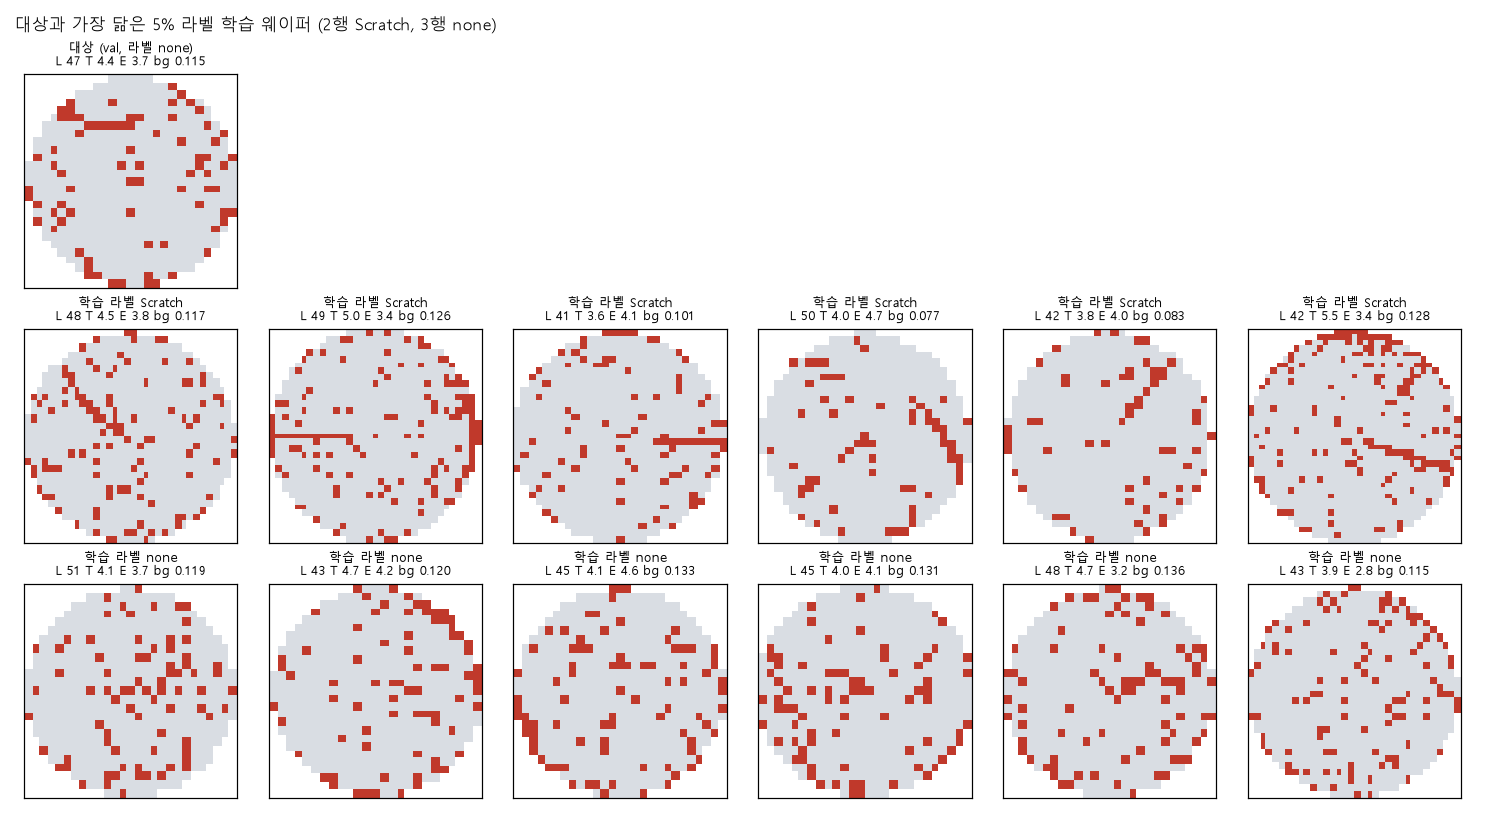

The script that saved this image:
"""seed 2 Frangi 오탐 예시 (val none, die 518, 불량 1021 px) 와 닮은 '라벨된 학습 웨이퍼 (5%)' 는 어떤 라벨인가.
모델이 실제로 본 5% 라벨 (split_seed 0) 의 Scratch·none 만 사용. test 안 씀.
특징 (96 격자): L 가장 큰 불량 덩어리 길이, T 굵기 (넓이/길이), E 길쭉함, bg 그 덩어리 밖 불량 비율.
사용: python runs/y9.2_step1/lookalike.py
"""
import os, sys
import numpy as np
HERE = os.path.dirname(os.path.abspath(__file__)); ROOT = os.path.dirname(os.path.dirname(HERE))
os.chdir(ROOT); sys.path.insert(0, ROOT)
from scipy import ndimage
from wafer.data import WM811K, CLASSES
import matplotlib
matplotlib.use("Agg")
import matplotlib.pyplot as plt
from matplotlib.colors import ListedColormap

CACHE = os.path.expanduser("~/wafer_cache")
ds = WM811K(CACHE); sd = np.load(os.path.join(CACHE, "wm811k_shapes_dies.npy")); dies = sd[:, 2]
SC, NO = CLASSES.index("Scratch"), CLASSES.index("none")


def feats(idx):
    img = ds.fetch(idx, "cpu")[:, 0].numpy().astype(np.uint8); out = np.zeros((len(idx), 4))
    for k in range(len(idx)):
        b = img[k] == 2; lab, n = ndimage.label(b, structure=np.ones((3, 3)))
        if n == 0: continue
        sz = ndimage.sum(np.ones_like(lab), lab, range(1, n + 1)); big = np.argmax(sz) + 1
        p = np.argwhere(lab == big).astype(float); A = len(p)
        ev = np.sort(np.linalg.eigvalsh(np.cov(p.T)))[::-1] if A >= 3 else np.array([A, 1.0])
        L = 4 * np.sqrt(max(ev[0], 1e-6))
        out[k] = (L, A / max(L, 1), np.sqrt(ev[0] / max(ev[1], 1e-6)), (b.sum() - A) / max((img[k] > 0).sum(), 1))
    return img, out


lab = ds.labeled_subset(0.05, seed=0); ly = ds.labels[lab]
tr = lab[(ly == SC) | (ly == NO)]; ty = ds.labels[tr]
vn = ds.val[ds.labels[ds.val] == NO]
cand = vn[dies[vn] == 518]
ci, cf = feats(cand); nb = (ci == 2).reshape(len(cand), -1).sum(1)
from wafer import frangi as Fr
pu, pi = Fr.cache_paths(CACHE); U = np.load(pu, mmap_mode="r"); gi = np.load(pi)
c2 = cand[nb == 1021]; fm = np.array([U[np.searchsorted(gi, i)].max() for i in c2])
print(f"die 518·불량 1021 px 인 val none {len(c2)}장, Frangi 최댓값 {np.round(fm / 255, 2)}")
tgt = c2[np.argmax(fm)]   # 그림의 웨이퍼: Frangi 최댓값 0.70
timg, tf = feats(np.array([tgt]))
img, F = feats(tr)
names = ["길이 L", "굵기 T", "길쭉함 E", "배경 불량 bg"]
print(f"대상: val none 전역 index {tgt}, die {dies[tgt]}, " + ", ".join(f"{n} {v:.3g}" for n, v in zip(names, tf[0])))
print(f"5% 라벨 학습 세트: Scratch {np.sum(ty == SC)}장, none {np.sum(ty == NO)}장")
for c, nm in ((SC, "Scratch"), (NO, "none")):
    m = ty == c
    print(f"  {nm:7s} 중앙값 [25%, 75%]: " + " | ".join(f"{n} {np.median(F[m, j]):.3g} [{np.percentile(F[m, j], 25):.3g}, {np.percentile(F[m, j], 75):.3g}]" for j, n in enumerate(names)))
# 대상보다 선이 같거나 더 뚜렷한 (길이·길쭉함 모두 대상 이상) 학습 웨이퍼의 라벨
m = (F[:, 0] >= tf[0, 0]) & (F[:, 2] >= tf[0, 2])
print(f"\n길이 ≥ {tf[0, 0]:.1f} 이고 길쭉함 ≥ {tf[0, 2]:.2f} 인 학습 웨이퍼: Scratch {np.sum(m & (ty == SC))}장, none {np.sum(m & (ty == NO))}장")
m2 = m & (F[:, 3] >= 0.5 * tf[0, 3])
print(f"  그중 배경 불량 ≥ {0.5 * tf[0, 3]:.3f} (대상의 절반 이상): Scratch {np.sum(m2 & (ty == SC))}장, none {np.sum(m2 & (ty == NO))}장")
# 특징 공간 최근접 (표준화)
Z = (F - F.mean(0)) / F.std(0); zt = (tf - F.mean(0)) / F.std(0)
d = np.sqrt(((Z - zt) ** 2).sum(1))
nn_s = np.where(ty == SC)[0][np.argsort(d[ty == SC])[:6]]; nn_n = np.where(ty == NO)[0][np.argsort(d[ty == NO])[:6]]
nn_all = np.argsort(d)[:20]
print(f"가장 닮은 학습 웨이퍼 20장의 라벨: Scratch {np.sum(ty[nn_all] == SC)}, none {np.sum(ty[nn_all] == NO)}")

CM = ListedColormap(["#ffffff", "#d9dde3", "#c0392b"])
plt.rcParams.update({"font.family": "Malgun Gothic", "axes.unicode_minus": False})
fig, ax = plt.subplots(3, 6, figsize=(13.5, 7.4))
ax[0, 0].imshow(timg[0], cmap=CM, vmin=0, vmax=2, interpolation="nearest"); ax[0, 0].set_title(f"대상 (val, 라벨 none)\nL {tf[0, 0]:.0f} T {tf[0, 1]:.1f} E {tf[0, 2]:.1f} bg {tf[0, 3]:.3f}", fontsize=8.5)
for j in range(1, 6): ax[0, j].axis("off")
for r, (sel, nm) in enumerate(((nn_s, "Scratch"), (nn_n, "none")), start=1):
    for j, k in enumerate(sel):
        ax[r, j].imshow(img[k], cmap=CM, vmin=0, vmax=2, interpolation="nearest")
        ax[r, j].set_title(f"학습 라벨 {nm}\nL {F[k, 0]:.0f} T {F[k, 1]:.1f} E {F[k, 2]:.1f} bg {F[k, 3]:.3f}", fontsize=8.5)
for a in ax.ravel(): a.set_xticks([]); a.set_yticks([])
fig.suptitle("대상과 가장 닮은 5% 라벨 학습 웨이퍼 (2행 Scratch, 3행 none)", x=0.01, ha="left", fontsize=11)
fig.tight_layout(); fig.savefig(os.path.join(HERE, "lookalike.png"), dpi=110)
print("그림:", os.path.join(HERE, "lookalike.png"))
